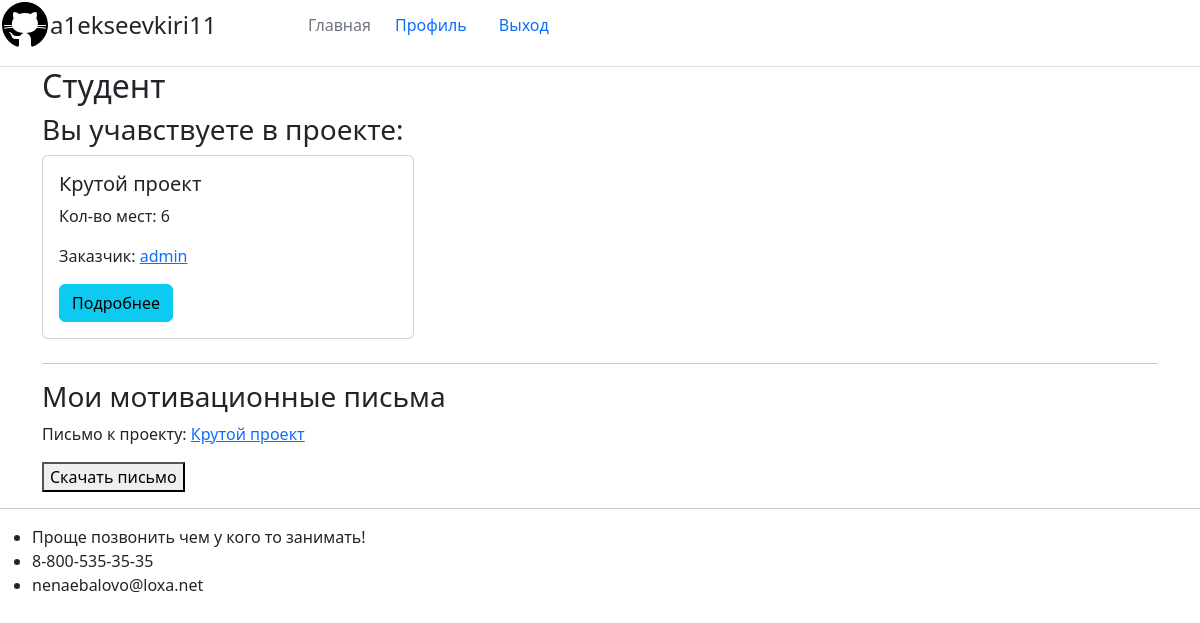
The app's page /account/profileStudent/ (signed in), older data.
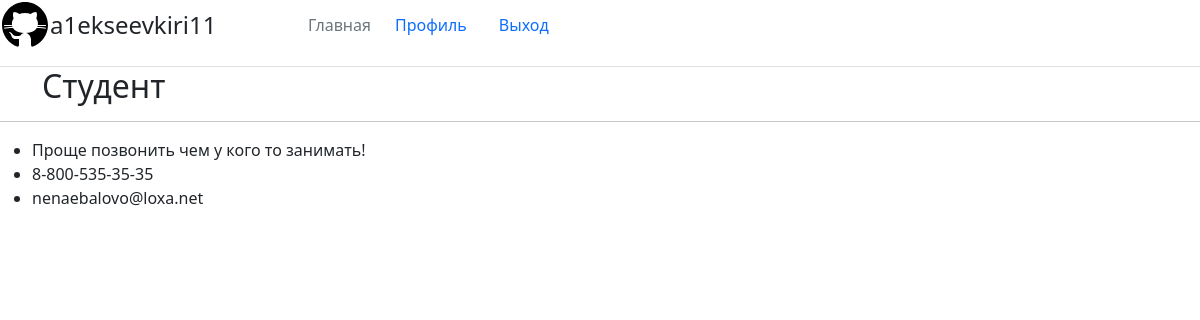
The same page, newer data.
### showcase_projects/models.py (models this page shows, shortened)
class ModelWithStatus(models.Model):
    class Meta:
        abstract = True
    STATUS_CHOICES = [
        ('accepted', 'Принят'),
        ('processing', 'В обработке'),
        ('rejected', 'Отклонен'),
    ]
    status = models.CharField(max_length=20, choices=STATUS_CHOICES, default='processing')

class Project(ModelWithStatus):
    class Meta:
        permissions = [
            ("change_status_project", "Can change status project"),
        ]
    title = models.CharField(max_length=100)
    place = models.IntegerField(default=6)
    customer = models.ForeignKey(Profile, on_delete=models.CASCADE, related_name='customer')
    lecturer = models.ForeignKey(Profile, on_delete=models.CASCADE, default=None, null=True, blank=True, related_name='lecturer')

class MotivationLetters(ModelWithStatus):
    class Meta:
        permissions = [
            ("download_motivationletters", "Can download motivation letters"),
            ("change_status_motivationletters", "Can change status motivation letters"),
        ]
    project = models.ForeignKey(Project, on_delete=models.CASCADE)
    student = models.ForeignKey(Profile, on_delete=models.CASCADE)
    letter = models.FileField(upload_to='letters/')

### registration/models.py (models this page shows, shortened)
class Profile(models.Model):
    user = models.OneToOneField(
        User, on_delete=models.CASCADE,
    )

### registration/views.py (the view, shortened to what this page needs)
# urls.py: path('profileStudent/', registration_views.StudentProfile.as_view(), name='profileStudent'),
class StudentProfile(View, LoginRequiredMixin):
    def get(self, request, *args, **kwargs):
        user = self.request.user
        project = None
        try:
            participation = Participation.objects.get(student=user.profile)
            project = participation.project
        except:
            pass
        letters = MotivationLetters.objects.filter(student=user.profile)
        buttonDeleteMotivationLetter = canDeleteMotivationLetters(user)
        context = {'project' : project, 'letters': letters, 'buttonDeleteMotivationLetter': buttonDeleteMotivationLetter,}
        return render(request, 'registration/profileStudent.html', context)

### showcase_projects/pernission.py (called while the page is built)
def canDeleteMotivationLetters(user):
    return user.has_perm('showcase_projects.delete_motivationletters')

### registration/templates/registration/profileStudent.html (shortened to what this page needs)
{% extends "showcase_projects/base.html" %}
{% block content %}
<h2 class="account-heading">{{ user.username }}</h2>
{% if project %}
    <h3>Вы учавствуете в проекте:</h3>
    {% include "showcase_projects/project_card.html" %}
{% endif %}
{% if letters %}
    <hr>
    <h3>Мои мотивационные письма</h3>
    {% for letter in letters %}
        <p>Письмо к проекту:
            <a href="{% url 'project-detail' letter.project.id %}">{{ letter.project.title }}</a>
        </p>
        <button class="download-letter-btn" data-letter-id="{{ letter.id }}" username="{{ letter.student.user.username }}">Скачать письмо</button>
    {% endfor %}
{% endif %}
{% endblock content %}

### showcase_projects/templates/showcase_projects/project_card.html
<div class="col-md-4 mb-4">
    <div class="card">
        <div class="card-body">
            <h5 class="card-title">{{ project.title }}</h5>
            <p class="card-text">Кол-во мест: {{ project.place }}</p>
            <p class="card-text">Заказчик:
                <a href="{% url 'project-user' project.customer.user.username %}" class="card-text">{{ project.customer.user.username }}</a>
            </p>
            <a href="{% url 'project-detail' project.id %}" class="btn btn-info">Подробнее</a>
        </div>
    </div>
</div>

Row changes from the older to the newer data that the page shows:
no longer on this page (row unchanged): Project: title "Крутой проект", place "6", customer.user.username "admin"
removed MotivationLetters: project "Крутой проект"
Text that changed along with them:
text no longer shown: "Вы учавствуете в проекте: Кол-во мест: Заказчик: Подробнее Мои мотивационные письма"
